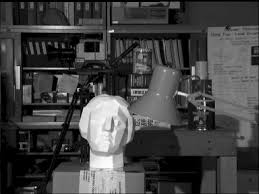
#> input picture opencv-python_tutorial/data/tsukuba_l.jpg, 259 x 194 px, found by its file name
$ python histogram_flatten_by_opencv.py
#> lines starting #> are read from the running program, lines starting #| are printed output that depends on the picture
import numpy as np
import matplotlib.pyplot as plt

import cv2


img = cv2.imread('tsukuba_l.jpg',0)
#> img is the input picture: shape (194, 259); min 0, max 255, mean 66.9


clahe = cv2.createCLAHE(clipLimit=2.0, tileGridSize=(8,8))
cl1 = clahe.apply(img)
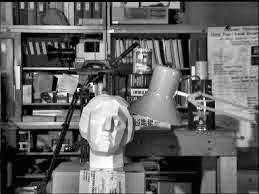
#> cl1: shape (194, 259); min 1, max 255, mean 98.9

plt.subplot(1,2,1)
plt.imshow(img,cmap='gray')
plt.xticks([])
plt.yticks([])
plt.title('Original')

plt.subplot(1,2,2)
plt.imshow(cl1,cmap='gray')
plt.xticks([])
plt.yticks([])
plt.title('CLAHEd')

plt.show()
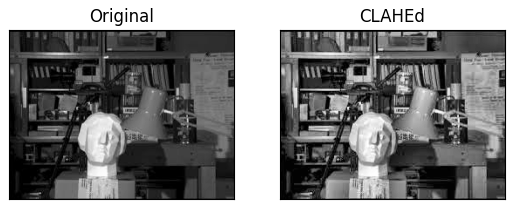
#> figure drawn by matplotlib, 2 panels

$ run again, with opencv-python_tutorial/data/home.jpg copied over opencv-python_tutorial/data/tsukuba_l.jpg
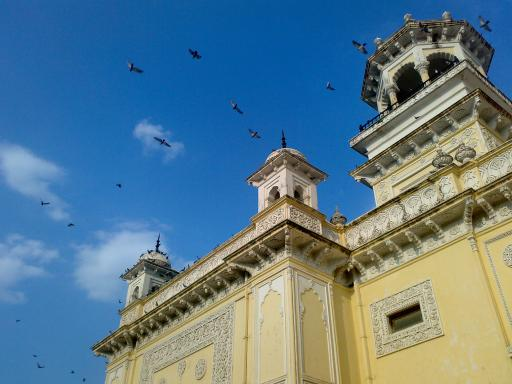
#> input picture opencv-python_tutorial/data/home.jpg, 512 x 384 px, found by its file name
#> `cl1 = clahe.apply(img)`:
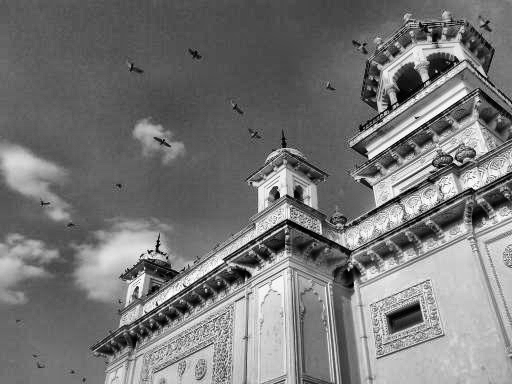
#> cl1: shape (384, 512); min 0, max 255, mean 119.4
#> `plt.show()`:
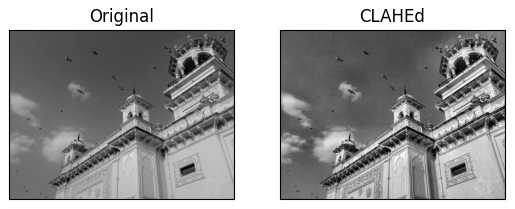
#> figure drawn by matplotlib, 2 panels
